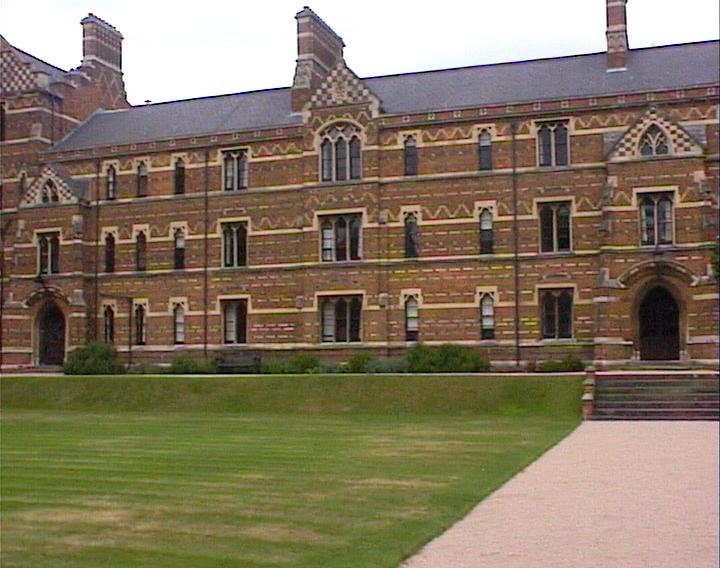
#> input picture Exercicio6/content/keble_a.jpg, 720 x 568 px
$ python scripts.py
#> lines starting #> are read from the running program, lines starting #| are printed output that depends on the picture
"""
funcao questao() implementa os codigos de cada questao
main() é chamada na execução e executa os codigos de todas as questoes
"""
import os
import cv2 as cv
import numpy as np
import matplotlib.pyplot as plt

# Arquivos para as questões
img1Filename = "content/keble_a.jpg"
img2Filename = "content/keble_b.jpg"
img3Filename = "content/keble_c.jpg"

# ----------------------------------------------------------------
# Questão
def findSiftKeypoints(imgG):
    sift = cv.SIFT_create()
    keypoints, descriptors = sift.detectAndCompute(imgG, None)
    return keypoints, descriptors

def drawKeyPoints(img, keypoints):
    image_with_keypoints = cv.drawKeypoints(img, keypoints, None, flags=cv.DRAW_MATCHES_FLAGS_DRAW_RICH_KEYPOINTS)
    return image_with_keypoints

def imshow(ax, img):
    ax.imshow(img[:, :, np.array([2, 1, 0])], vmin=0, vmax=255)

def findSiftMatches(kp1, kp2, desc1, desc2):
    index_params = dict(algorithm=0, trees=5)
    search_params = dict(checks=50)
    flann = cv.FlannBasedMatcher(index_params, search_params)
    matches = flann.knnMatch(desc1, desc2, k=2)

    good_matches = []
    for m, n in matches:
        if m.distance < 0.7 * n.distance:
            good_matches.append(m)
    return good_matches

def drawMatches(img1, img2, kp1, kp2, matches):
    matching_result = cv.drawMatches(img1, kp1, img2, kp2, matches, None, flags=cv.DrawMatchesFlags_NOT_DRAW_SINGLE_POINTS)
    return matching_result

def questao():
    img1 = cv.imread(img1Filename)
#> img1 is the input picture: shape (568, 720, 3); mean B, G, R 97.8, 119.2, 132.3
    img1G = cv.cvtColor(img1, cv.COLOR_BGR2GRAY)
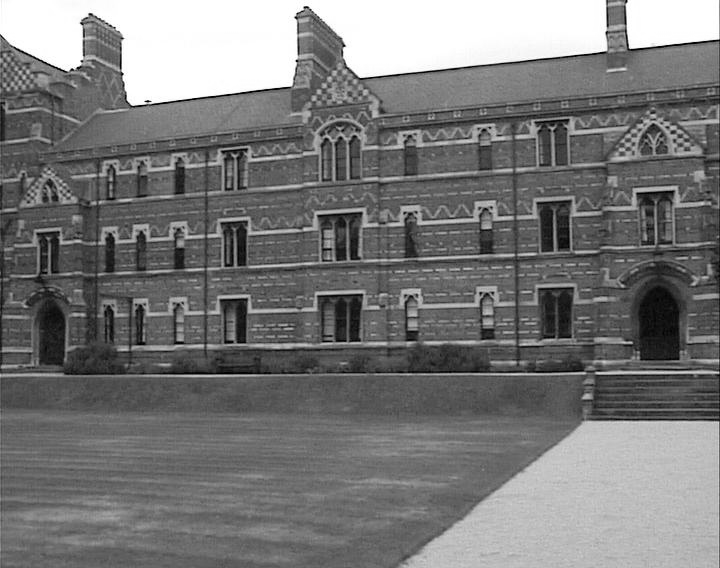
#> img1G: shape (568, 720); min 0, max 255, mean 120.7
    kp1, desc1 = findSiftKeypoints(img1G)
#> in findSiftKeypoints, `keypoints, descriptors = sift.detectAndCompute(imgG, None)`: keypoints = 4054 keypoints; strongest (x, y, size): (72, 69, 2), (296, 17, 1.9), (305, 7, 2), (122, 74, 1.9)
#> kp1 has the same summary as keypoints in findSiftKeypoints
    img1Draw = drawKeyPoints(img1, kp1)
#> in drawKeyPoints, `image_with_keypoints = cv.drawKeypoints(img, keypoints, None, flags=cv..`:
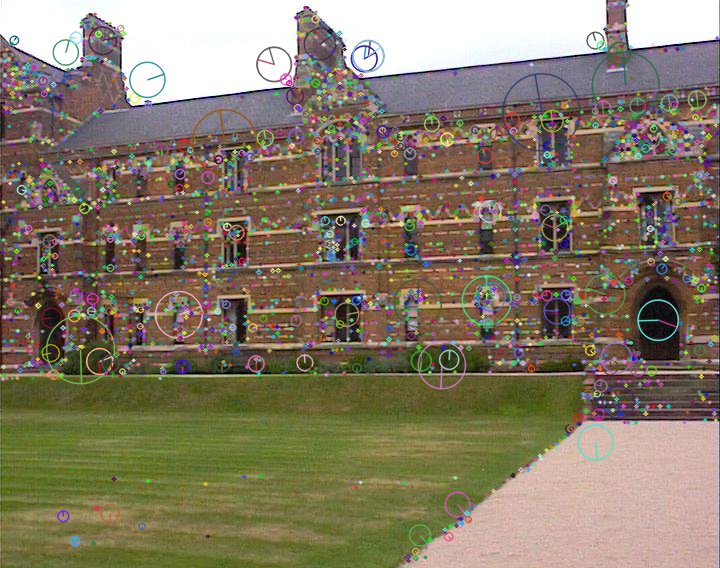
#> image_with_keypoints: shape (568, 720, 3); mean B, G, R 102.5, 122.5, 133.4

    # Questão 2
    fig, ax = plt.subplots(1, 1, figsize=(10, 5), constrained_layout=True)
    imshow(ax, img1Draw)
    ax.set_title(f"Keypoints do SIFT com tamanho e orientação")
    plt.savefig("output/img1.png", dpi=300)
    plt.show()

    # Questão 3
    kp_plot = kp1[0]
#> kp_plot = keypoint at (2.4, 378.6), size 2.5
    for kp_i in kp1:
        if kp_i.size > kp_plot.size:
            kp_plot = kp_i
#> this loop made 4054 passes
#> kp_plot on passes 2, 8, 14, 36, 47, 66, 68, 100, 166, 168, 375, 450: keypoint at (2.7, 139.3), size 2.8, keypoint at (3.3, 366.5), size 2.9, keypoint at (4.2, 316.6), size 3, keypoint at (5.6, 107.1), size 3.5, keypoint at (7.6, 111.7), size 3.7, keypoint at (10.4, 301.5), size 6.2, keypoint at (10.5, 219.8), size 8.3, keypoint at (13.8, 39.9), size 8.7, keypoint at (21.3, 189.4), size 8.8, keypoint at (21.7, 315), size 19.3, keypoint at (51.2, 317.5), size 19.8, keypoint at (65.3, 52), size 25.2
#> kp_i on passes 1, 3, 4, 5, 6, 7: keypoint at (2.4, 378.6), size 2.5, keypoint at (2.8, 110.4), size 2.7, keypoint at (2.9, 252.2), size 2, keypoint at (3, 239.5), size 2.7, keypoint at (3, 201.6), size 1.9, keypoint at (3, 201.6), size 1.9

    attributes = {
        "pt": kp_plot.pt,
        "size": kp_plot.size,
        "angle": kp_plot.angle,
        "response": kp_plot.response,
        "octave": kp_plot.octave
    }
#> attributes = {'pt': (540.9, 111.8), 'size': 77.03, 'angle': 260.5, 'response': 0.0307, 'octave': 4456964}

    fig, ax = plt.subplots(1, 1, figsize=(10, 5), constrained_layout=True)
    img2Draw = drawKeyPoints(img1, [kp_plot])
    imshow(ax, img2Draw)

    keys = list(attributes.keys())
#> keys = ['pt', 'size', 'angle', 'response', 'octave']
    values = list(attributes.values())
#> values = [(540.9, 111.8), 77.03, 260.5, 0.0307, 4456964]
    ax.text(attributes["pt"][0], attributes["pt"][1] + 100, '\n'.join([f'{k}: {v}' for k, v in zip(keys, values)]),
            horizontalalignment='center',
            verticalalignment='center',
            fontsize=12,
            bbox=dict(facecolor='red', alpha=0.5))

    ax.set_title(f"Olhando um Keypoint específico do SIFT")
    plt.savefig("output/img2.png", dpi=300)
    plt.show()

    # Questão 4
    img2 = cv.imread(img2Filename)
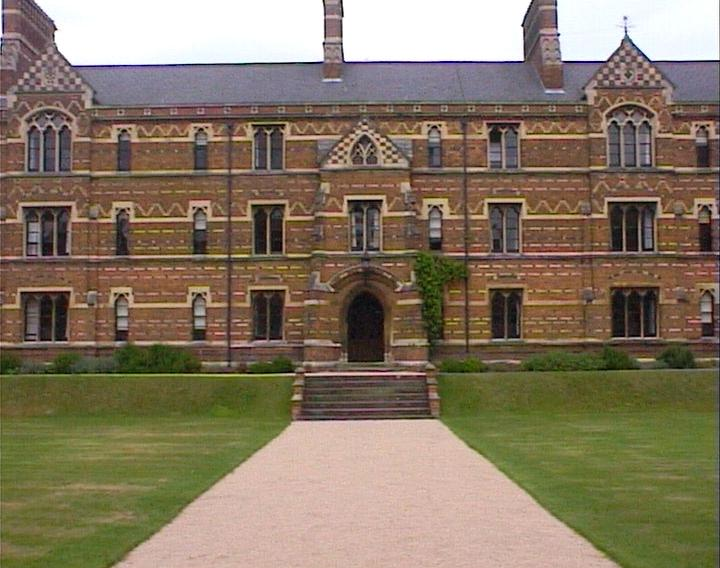
#> input picture Exercicio6/content/keble_b.jpg, 720 x 568 px
#> img2 is the input picture: shape (568, 720, 3); mean B, G, R 98.5, 118.8, 133.1
    img2G = cv.cvtColor(img2, cv.COLOR_BGR2GRAY)
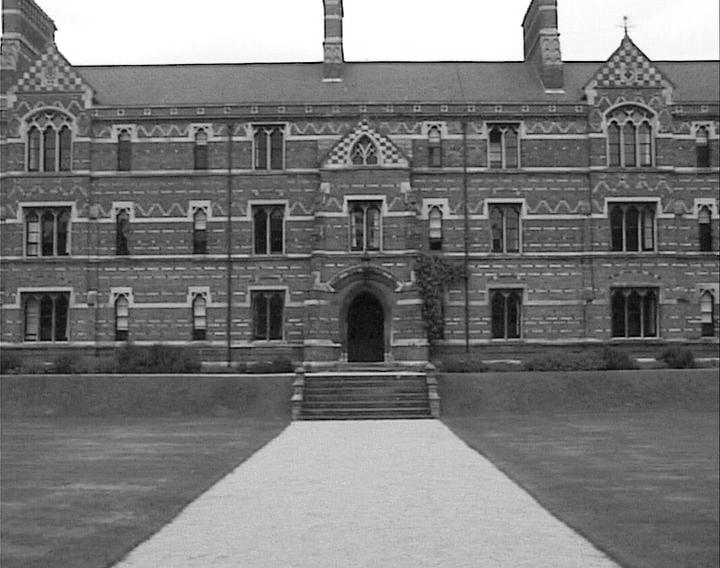
#> img2G: shape (568, 720); min 0, max 255, mean 120.8
    kp2, desc2 = findSiftKeypoints(img2G)
#> in findSiftKeypoints (call 2), `keypoints, descriptors = sift.detectAndCompute(imgG, None)`: keypoints = 4188 keypoints; strongest (x, y, size): (558, 35, 2), (324, 43, 1.9), (522, 25, 2), (56, 29, 2)
#> kp2 has the same summary as keypoints in findSiftKeypoints
    matches = findSiftMatches(kp1, kp2, desc1, desc2)
#> in findSiftMatches, `matches = flann.knnMatch(desc1, desc2, k=2)`: matches = 4054 matches
#> after the loop in findSiftMatches, `for m, n in matches:`: good_matches = 812 matches
#> matches = 812 matches
    img3Draw = drawMatches(img1, img2, kp1, kp2, matches)
#> in drawMatches, `matching_result = cv.drawMatches(img1, kp1, img2, kp2, matches, None, ..`:
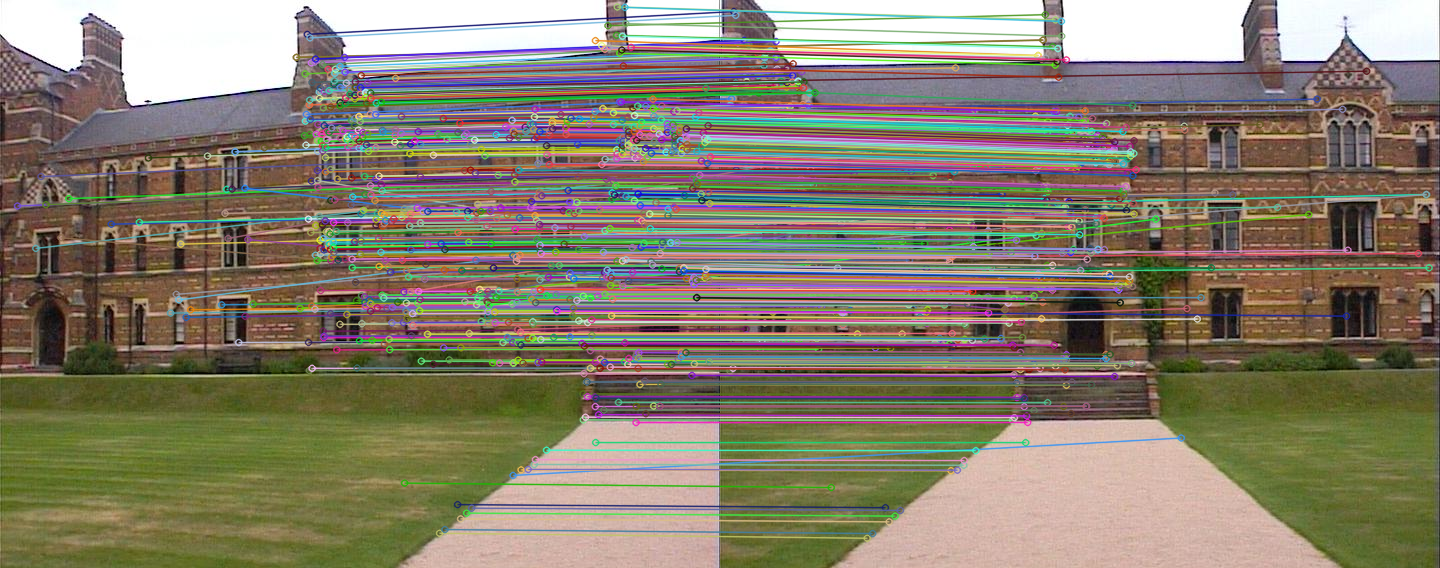
#> matching_result: shape (568, 1440, 3); mean B, G, R 109.5, 127, 135.4

    fig, ax = plt.subplots(1, 1, figsize=(10, 5), constrained_layout=True)
    imshow(ax, img3Draw)
    ax.set_title(f"Correspondências usando FLANN com KNN nos Keypoints SIFT entre duas imagens")
    plt.savefig("output/img3.png", dpi=300)
    plt.show()

    # Questão 5
    src_pts = np.float32([kp1[m.queryIdx].pt for m in matches]).reshape(-1, 1, 2)
#> src_pts = 812 rows, first 8: [17.02, 205.5], [35.32, 247.9], [40.5, 176], [45.43, 204.2], [60.52, 237.3], [68.36, 198.1], [110.7, 223.7], [138.9, 221.8]
    dst_pts = np.float32([kp2[m.trainIdx].pt for m in matches]).reshape(-1, 1, 2)
#> dst_pts = 812 rows, first 8: [318.2, 165], [250, 141.9], [353, 132], [357.3, 165.7], [71.86, 298.6], [394.7, 161.1], [705.9, 194.1], [705.9, 194.1]
    homography, mask = cv.findHomography(src_pts, dst_pts, cv.RANSAC, 5.0)
#> homography = [[1.23, -0.0255, -362.1], [0.124, 1.17, -62.51], [0.000322, 1.92e-06, 1]]; mask = 812 values, max 1 at index 32, min 0 at index 0, mean 0.91

    dist_from_border = 100
    square_points = np.float32([[dist_from_border, dist_from_border],
                                [img1G.shape[1] - dist_from_border, dist_from_border],
                                [img1G.shape[1] - dist_from_border, img1G.shape[0] - dist_from_border],
                                [dist_from_border, img1G.shape[0] - dist_from_border]]).reshape(-1, 1, 2)
    projected_points = cv.perspectiveTransform(square_points, homography)
#> projected_points = [[-233.6, 64.42], [333.9, 109.3], [325.9, 466.6], [-242.5, 479.7]]
    img4DrawL = cv.polylines(img1.copy(), [np.int32(square_points)], True, (0, 255, 0), 2)
    img4DrawR = cv.polylines(img2.copy(), [np.int32(projected_points)], True, (0, 255, 0), 2)
    img4Draw = np.concatenate([img4DrawL, img4DrawR], axis=1)
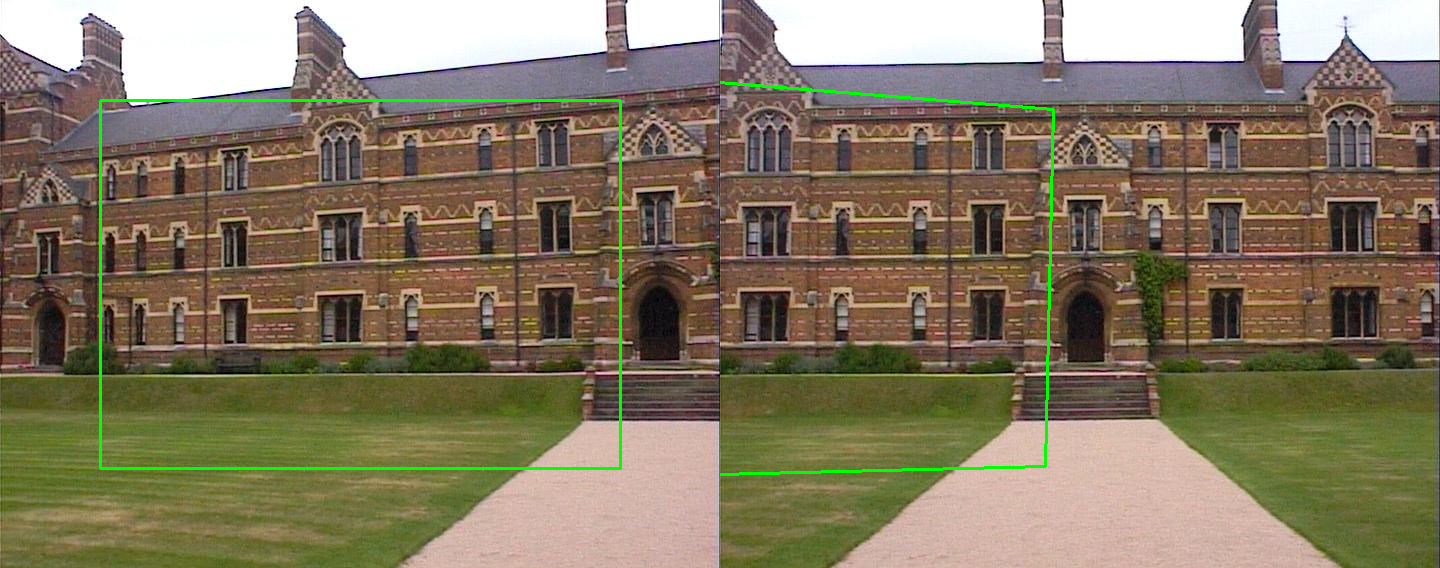
#> img4Draw: shape (568, 1440, 3); mean B, G, R 97.2, 120.5, 131.4

    fig, ax = plt.subplots(1, 1, figsize=(10, 5), constrained_layout=True)
    imshow(ax, img4Draw)
    ax.set_title(f"Projeção do retângulo da imagem 1 na imagem 2 usando a homografia do RANSAC")
    plt.savefig("output/img4.png", dpi=300)
    plt.show()

    # Questão 6
    homography_inverse = np.linalg.inv(homography)
#> homography_inverse = [[0.739, 0.0157, 268.4], [-0.0915, 0.856, 20.37], [-0.000238, -6.7e-06, 0.914]]
    img5Draw = cv.warpPerspective(img2, homography_inverse, (img1.shape[1] + img2.shape[1], img1.shape[0]))
    img5Draw[0:img1.shape[0], 0:img1.shape[1]] = img1
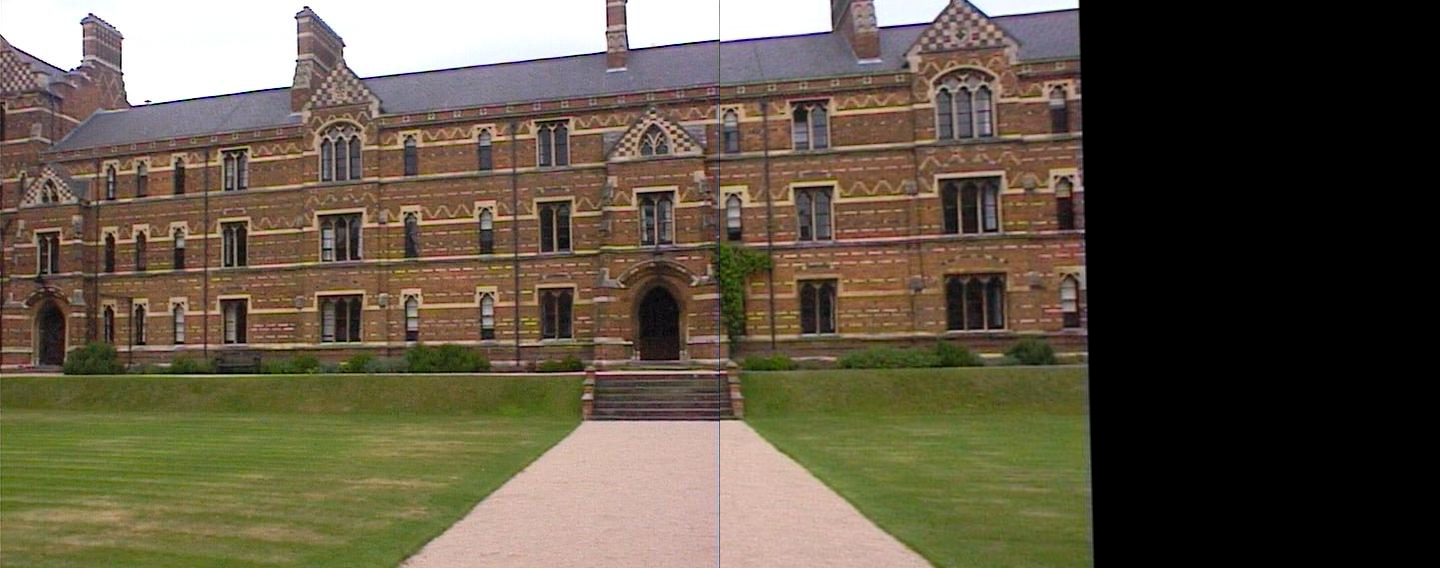
#> img5Draw: shape (568, 1440, 3); mean B, G, R 69.5, 86.5, 96.5

    fig, ax = plt.subplots(1, 1, figsize=(10, 5), constrained_layout=True)
    imshow(ax, img5Draw)
    ax.set_title(f"Costura das duas imagens usando a homografia inversa da imagem 2 para a imagem 1")
    plt.savefig("output/img5.png", dpi=300)
    plt.show()


# ----------------------------------------------------------------
# Enquadrar imagens
def removeImgBorders():
#> (the run stopped early here; a loop or call above may not have finished)
